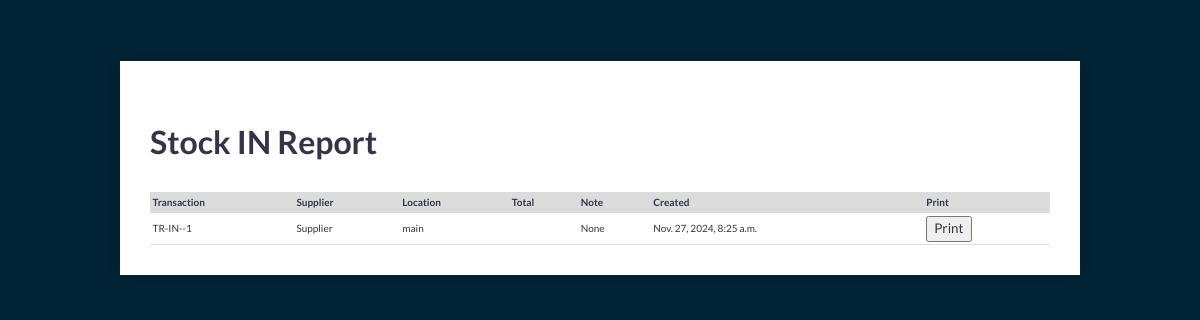
Page /stock_in/ (signed in) on the committed database.
### WHS/models.py (models this page shows, shortened)
class Stock_In(models.Model):
    supplier = models.ForeignKey(Supplier,verbose_name="Supplier", related_name='Stock_In_Supplier', on_delete=models.PROTECT,)
    location = models.ForeignKey(WHSBranch,verbose_name="Location", related_name='Stock_In_location', on_delete=models.PROTECT,)
    created=models.DateTimeField(("Created"),auto_now=True)
    updated=models.DateTimeField(("Updated"),auto_now_add=True)
    note = models.CharField("Note",max_length=50, null=True,blank=True)
    def __str__(self):
        return f"TR-IN--{self.id}"
    class Meta:
        verbose_name_plural = "STOCK_IN"

### CONF/models.py (models this page shows)
class Supplier(models.Model):
    name = models.CharField("Supplier",max_length=50, unique=True)
    phone = models.CharField("Phone",max_length=50, unique=True)
    created=models.DateTimeField(("Created"),auto_now=True)
    updated=models.DateTimeField(("Updated"),auto_now_add=True)
    note = models.CharField("Note",max_length=200, null=True,blank=True)
    def __str__(self):
        return self.name
    class Meta:
        verbose_name_plural = "SUPPLIER"

class WHSBranch(models.Model):
    name = models.CharField("Branch",max_length=50, unique=True)
    detail = models.CharField("Detail",max_length=200)
    created=models.DateTimeField(("Created"),auto_now=True)
    updated=models.DateTimeField(("Updated"),auto_now_add=True)
    note = models.CharField("Note",max_length=200, null=True,blank=True)
    def __str__(self):
        return self.name
    class Meta:
        verbose_name_plural = "WHS_Branch"

### WHS/views.py (the view)
# urls.py: path('stock_in/', views.stock_in_all,name='stock_in_all'),
@login_required
def stock_in_all(request):
    all_stock = Stock_In.objects.all().select_related()
    return render(request, 'stock_in_all.html', {'all_stock': all_stock})

### WHS/templates/stock_in_all.html (shortened to what this page needs)
{% load static %}
<html>
<head>
  <link rel="stylesheet" href="{% static 'css/style.css' %}">
</head>
<body>
  <div class="invoice-box">
    <div class="container">
      <div class="row">
        <div class="row" style="margin-top:20px;">
          <div>
            <h2>Stock IN Report</h2>
          </div>
          <table class="table">
            <tr class="titles">
              <th>Transaction</th>
              <th>Supplier</th>
              <th>Location</th>
              <th>Total</th>
              <th>Note</th>
              <th>Created </th>
              <th>Print</th>
              {% for stock in all_stock %}
            </tr>
            <tr class="item">
              <td><span id="ProuductName">{{stock}}</span></td>
              <td><span id="ProductNumUnits">{{stock.supplier}}</span></td>
              <td><span id="ProductNumUnits">{{stock.location}}</span></td>
              <td><span id="ProductUnit">{{stock.Total}}</span></td>
              <td><span id="ProductDiscount">{{stock.note}}</span></td>
              <td><span id="ProductUnitPrice">{{stock.created}}</span></td>
              <td><a href="{% url 'stock_in' stock.id %}"><button type="button" class="btn btn-primary">Print</button></a></td>
            </tr>
            {% endfor %}
          </table>
        </div>
      </div>
    </div>
  </div>
</body>
</html>

### static/css/style.css (style rules this page uses)
html, body { height: 100%; background: #002336; width: 100%; margin: 0; padding: 0; left: 0; top: 0; font-size: 100%; }
* { font-family: "Lato", "Helvetica Neue", "Helvetica", Helvetica, Arial, sans-serif; color: #333447; line-height: 1.5; }
h2 { font-size: 2rem; }
.container { width: 100%; margin-left: auto; margin-right: auto; }
.row { position: relative; width: 100%; }
.row::after { content: ""; display: table; clear: both; }
.invoice-box { background: #ffffff; max-width: 900px; margin: 60px auto; padding: 30px; border: 1px solid #002336; box-shadow: 0 0 10px rgba(0, 0, 0, 0.15); font-size: 15px; line-height: 24px; color: #002336; }
.titles { padding-top: 4px; margin-top: 20px; background: #DCDCDC; font-weight: bold; }
.item:nth-of-type(even) { background: #fff; }
table.table { width: 100%; margin-top: 20px; border-collapse: collapse; }
.table th, .table td { font-size: x-small; text-align: left; padding: 0.25em; }
.table tr { border-bottom: 1px solid #DDD; }

### rows in the picture
Stock_In: id "TR-IN--1", supplier "Supplier", location "main", note "None", created "Nov. 27, 2024, 8:25 a.m."
